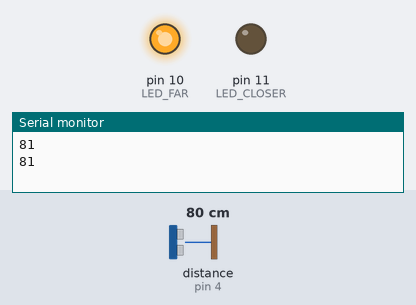
Bench run of a sketch on a simulated Arduino Uno, built with avr-gcc and run on an emulated ATmega328P. Parts: output pins drawn as LEDs (lit = HIGH), the last lines printed to the serial monitor. Inputs (shaded band) come from the test bench; at power-on: distance to the obstacle (sensor on pin 4) 80 cm. The echo pulse lasts 58.3 µs per cm.

Above: at 1.2 s.
1.3 s: distance to the obstacle (sensor on pin 4) set to 27 cm
3.2 s: distance to the obstacle (sensor on pin 4) set to 24 cm
At 4.8 s:
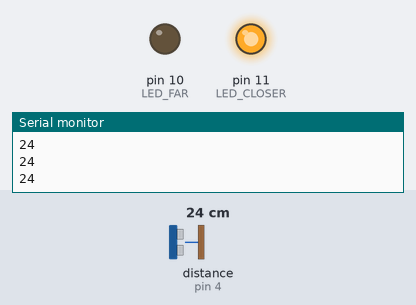
5.1 s: distance to the obstacle (sensor on pin 4) set to 35 cm
At 6.7 s:
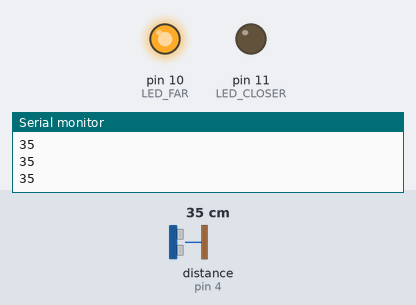
7.2 s: distance to the obstacle (sensor on pin 4) set to 2 cm
At 8.6 s:
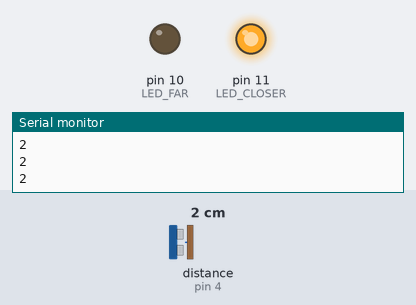
Timing chart, 0 to 10.2 s (numbered marks = the images above; inputs shaded):
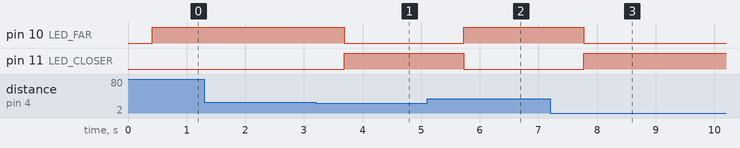

Measured:
- the behaviour switches between 26 and 25 cm on distance to the obstacle (sensor on pin 4) (found by bisection; images 0 and 1)
- after the input at 3.2 s, pin 10 (LED_FAR): HIGH → LOW after 0.49 s; pin 11 (LED_CLOSER): LOW → HIGH after 0.49 s
- after the input at 5.1 s, pin 10 (LED_FAR): LOW → HIGH after 0.63 s; pin 11 (LED_CLOSER): HIGH → LOW after 0.63 s
- after the input at 7.2 s, pin 10 (LED_FAR): HIGH → LOW after 0.57 s; pin 11 (LED_CLOSER): LOW → HIGH after 0.57 s

The sketch:

sketch_Distance.ino
```cpp
#include <NewPing.h>

#define LED_FAR 10
#define LED_CLOSER 11
#define TRIG 2
#define ECHO 4
#define MAX_DISTANSE 100
NewPing sonar(TRIG,ECHO,MAX_DISTANSE);
void setup() {
 pinMode(LED_FAR,OUTPUT);
 pinMode(LED_CLOSER,OUTPUT);
 Serial.begin(115200);
}
void loop() {
 int current_distanse = getDistance();
  if (current_distanse !=0 && current_distanse <=25) {
    digitalWrite(LED_FAR,LOW);
    digitalWrite(LED_CLOSER,HIGH);
  }
  else {
   digitalWrite(LED_CLOSER,LOW);
  digitalWrite(LED_FAR,HIGH);
  }
}
int getDistance() {
  int distanse = sonar.convert_cm(sonar.ping_median(15));
  Serial.println(distanse);
  return distanse;
}
```
